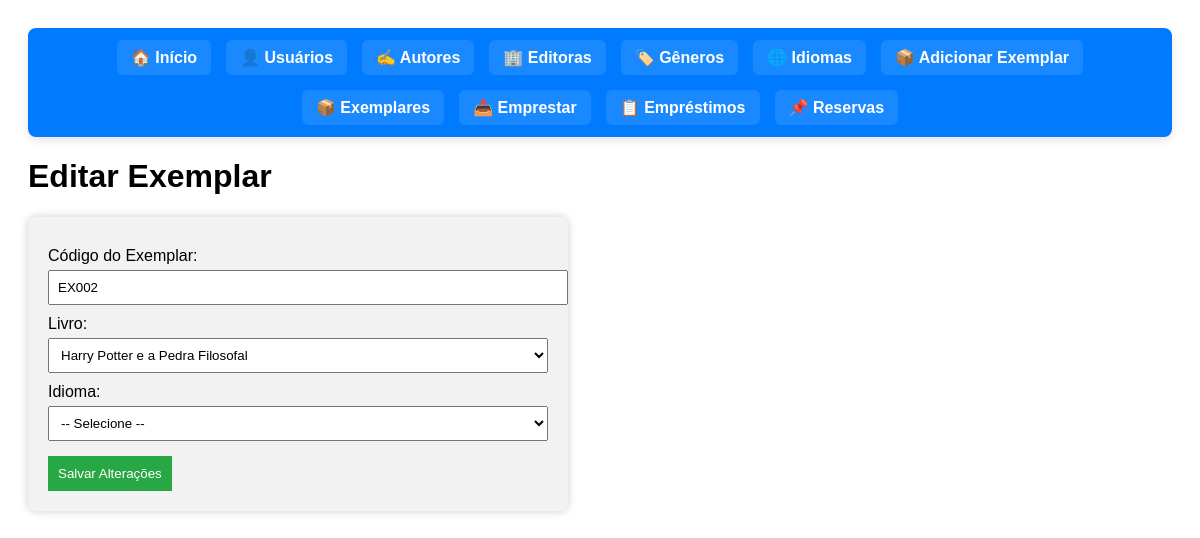
The page /editar_exemplar.php?id=2 on the database its author committed.
### tables this page shows
CREATE TABLE `exemplares` (
  `id` int(11) NOT NULL,
  `id_livro` int(11) NOT NULL,
  `codigo_exemplar` varchar(50) NOT NULL,
  `disponibilidade` enum('disponível','emprestado') DEFAULT 'disponível',
  `status` enum('disponivel','emprestado') NOT NULL DEFAULT 'disponivel',
  `id_idioma` int(11) DEFAULT NULL
);

CREATE TABLE `livros` (
  `id` int(11) NOT NULL,
  `titulo` varchar(255) NOT NULL,
  `id_autor` int(11) DEFAULT NULL,
  `id_editora` int(11) DEFAULT NULL,
  `id_genero` int(11) DEFAULT NULL,
  `ano_publicacao` int(11) DEFAULT NULL,
  `isbn` varchar(20) DEFAULT NULL,
  `paginas` int(11) DEFAULT NULL,
  `data_cadastro` timestamp NOT NULL DEFAULT current_timestamp()
);

### editar_exemplar.php (the view, shortened to what this page needs)
<?php
require 'config.php';
$id = intval($_GET['id']);
$stmt = $conn->prepare("
    SELECT e.id, e.codigo_exemplar, e.id_livro, e.id_idioma, l.titulo
    FROM exemplares e
    JOIN livros l ON e.id_livro = l.id
    WHERE e.id = ?
");
$stmt->bind_param("i", $id);
$stmt->execute();
$res = $stmt->get_result();
$exemplar = $res->fetch_assoc();
$livros = $conn->query("SELECT id, titulo FROM livros ORDER BY titulo");
?>
<!DOCTYPE html>
<html lang="pt-BR">
<head>
</head>
<body>
<?php include 'menu.php'; ?>
<h1>Editar Exemplar</h1>
<form method="post">
    <label>Código do Exemplar:
        <input type="text" name="codigo_exemplar" value="<?= htmlspecialchars($exemplar['codigo_exemplar']) ?>" required>
    </label>
    <label>Livro:
        <select name="id_livro" required>
            <?php while ($livro = $livros->fetch_assoc()): ?>
                <option value="<?= $livro['id'] ?>" <?= $livro['id'] == $exemplar['id_livro'] ? 'selected' : '' ?>>
                    <?= htmlspecialchars($livro['titulo']) ?>
                </option>
            <?php endwhile; ?>
        </select>
    </label>
    <label>Idioma:
        <select name="id_idioma" required>
            <option value="">-- Selecione --</option>
        </select>
    </label>
    <button type="submit">Salvar Alterações</button>
</form>
</body>
</html>

### editar_exemplar.php (style rules this page uses)
body { font-family: Arial, sans-serif; padding: 20px; }
form { max-width: 500px; background: #f2f2f2; padding: 20px; border-radius: 8px; box-shadow: 0 0 8px #ccc; }
label { display: block; margin-top: 10px; }
input, select { width: 100%; padding: 8px; margin-top: 5px; }
button { margin-top: 15px; padding: 10px; background-color: #28a745; border: none; color: white; cursor: pointer; }

### rows shown on the page
exemplares: codigo_exemplar "EX002", id_livro "Harry Potter e a Pedra Filosofal"
